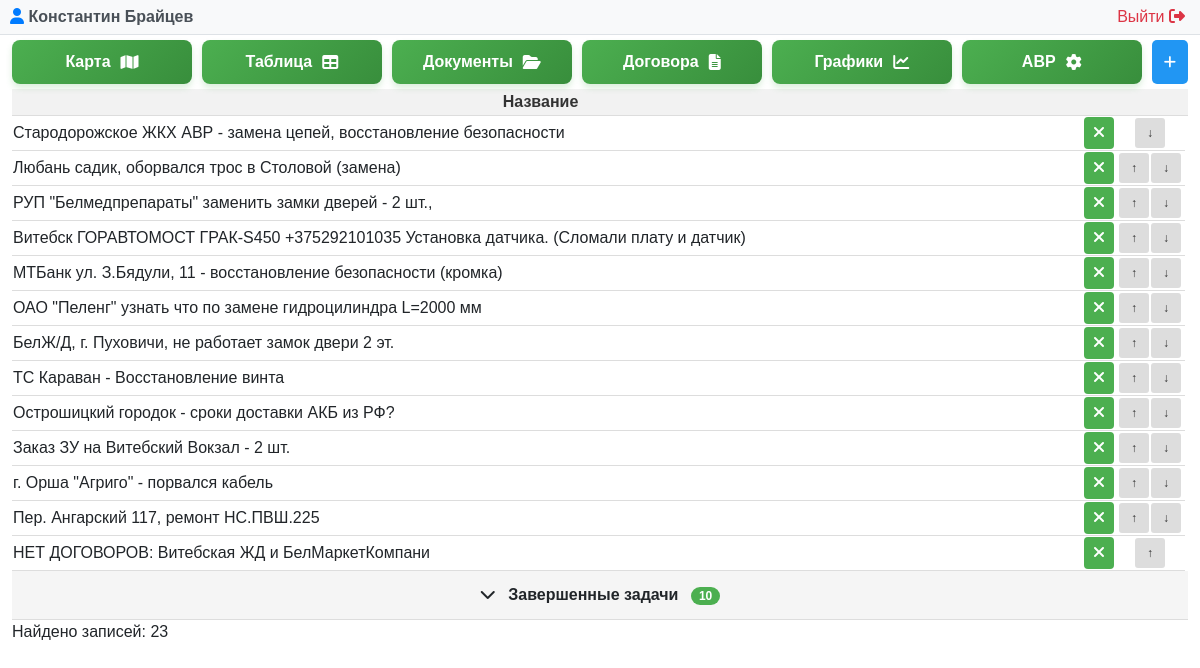
Page /problem.php (signed in) on the earlier database version.
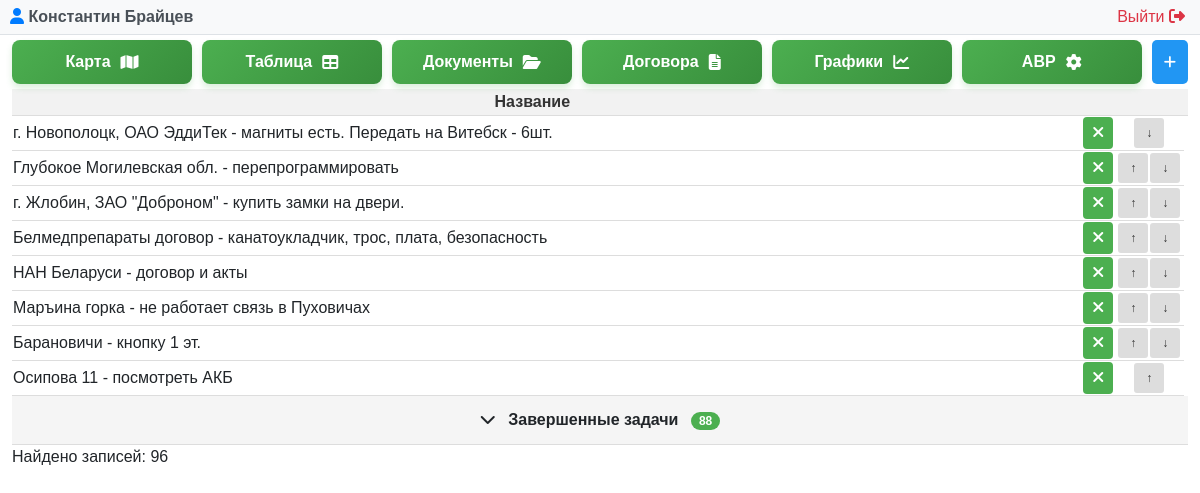
Same page on the later database version.
### tables this page shows
CREATE TABLE "LIFTEH_problem" ("id" integer NOT NULL PRIMARY KEY AUTOINCREMENT, "name" varchar(255) NOT NULL, "created_date" DATETIME DEFAULT CURRENT_TIMESTAMP, "is_completed" bool NOT NULL, "user_id" integer NOT NULL REFERENCES "auth_user" ("id") DEFERRABLE INITIALLY DEFERRED, priority INTEGER, "object_id");

### problem.php (called while the page is built, shortened)
<?php
require __DIR__ . '/modules/problem/problem.php';

### modules/problem/problem.php (the view, shortened to what the changed rows need)
<?php
try {
    $db = new PDO('sqlite:' . DB_PATH);
    $db->setAttribute(PDO::ATTR_ERRMODE, PDO::ERRMODE_EXCEPTION);
} catch(PDOException $e) {
    die("Ошибка подключения к БД: " . $e->getMessage());
}
$db->exec("CREATE TABLE IF NOT EXISTS LIFTEH_problem (
    id INTEGER PRIMARY KEY AUTOINCREMENT,
    name TEXT NOT NULL,
    created_date DATETIME DEFAULT CURRENT_TIMESTAMP,
    is_completed INTEGER DEFAULT 0,
    user_id INTEGER,
    priority INTEGER DEFAULT 0,
    object_id INTEGER
)");
$stmt = $db->query("SELECT * FROM LIFTEH_problem WHERE is_completed != 2 ORDER BY is_completed, priority ASC");
$problems = $stmt->fetchAll(PDO::FETCH_ASSOC);
?>
<!DOCTYPE html>
<html lang="ru">
<?php $pageTitle = 'Управление проблемами'; include __DIR__ . '/../../includes/header.php'; ?>
<body>
    <div class="container-fluid">
        <div class="controls">
            <div class="button-group">
            </div>
        </div>
        <table id="problemTable">
            <thead>
                <tr>
                    <th>Название</th>
                    <th></th>
                    <th></th>
                    <th></th>
                </tr>
            </thead>
            <tbody>
                <?php
                $activeProblems = [];
                $completedProblems = [];
                foreach ($problems as $problem) {
                    if ($problem['is_completed'] == 1) {
                        $completedProblems[] = $problem;
                    } else {
                        $activeProblems[] = $problem;
                    }
                }
                ?>
                <?php foreach ($activeProblems as $problem): ?>
                <tr class="problem-row active-row" data-status="active" data-id="<?= $problem['id'] ?>">
                    <td class="<?php if ($problem['is_completed'] == 2) echo 'deleted'; ?>"
                        id="row-<?= $problem['id'] ?>"
                        onclick="openEditModal(<?= $problem['id'] ?>)"
                        style="text-align: left;">
                        <?= htmlspecialchars($problem['name']) ?>
                    </td>
                    <td style="text-align: right;">
                        <form method="POST" style="display: inline;" onsubmit="return toggleComplete(event, this)">
                            <button type="submit" class="status-badge <?= $problem['is_completed'] ? 'status-completed' : 'status-active' ?>" style="width: 30px;">
                                <?= $problem['is_completed'] ? '<i class="fas fa-check"></i>' : '<i class="fas fa-times"></i>' ?>
                            </button>
                        </form>
                    </td>
                    <td style="width: 70px;">
                        <div class="priority-buttons">
                            <?php
                            $minMax = $db->query("SELECT MIN(priority) as min_priority, MAX(priority) as max_priority
                                                    FROM LIFTEH_problem
                                                    WHERE is_completed = 0")->fetch(PDO::FETCH_ASSOC);
                            $minPriority = $minMax['min_priority'];
                            $maxPriority = $minMax['max_priority'];
                            ?>
                            <?php if ($problem['is_completed'] == 0): ?>
                                <?php if ($problem['priority'] > $minPriority): ?>
                                    <form method="POST" style="display: inline;" onsubmit="return movePriority(event, this)">
                                        <button type="submit" class="priority-btn" title="Повысить приоритет">↑</button>
                                    </form>
                                <?php endif; ?>
                                <?php if ($problem['priority'] < $maxPriority): ?>
                                    <form method="POST" style="display: inline;" onsubmit="return movePriority(event, this)">
                                        <button type="submit" class="priority-btn" title="Понизить приоритет">↓</button>
                                    </form>
                                <?php endif; ?>
                            <?php else: ?>
                                <span class="priority-disabled"></span>
                            <?php endif; ?>
                        </div>
                    </td>
                </tr>
                <?php endforeach; ?>
                <?php if (count($completedProblems) > 0): ?>
                <tr class="accordion-row" id="accordionRow">
                    <td colspan="4" style="background-color: #f5f5f5; cursor: pointer; padding: 12px; text-align: center; font-weight: bold;" onclick="toggleCompletedTasks()">
                        <span id="accordionIcon">
                            <i class="fas fa-chevron-down"></i>
                        </span>
                        Завершенные задачи
                        <span style="background-color: #4CAF50; color: white; padding: 2px 8px; border-radius: 12px; font-size: 12px; margin-left: 8px;">
                            <?= count($completedProblems) ?>
                        </span>
                    </td>
                </tr>
                <?php endif; ?>
            </tbody>
        </table>
        <div class="count">Найдено записей: <?= count($problems); ?></div>
    </div>
</body>
</html>

Differences in the rows shown:
no longer on this page (row edited): lifteh_problem: name "Стародорожское ЖКХ АВР - замена цепей, восстановление безопасности", is_completed False (drawn)
no longer on this page (row edited): lifteh_problem: name "Любань садик, оборвался трос в Столовой (замена)", is_completed False (drawn)
no longer on this page (row edited): lifteh_problem: name "РУП \"Белмедпрепараты\" заменить замки дверей - 2 шт.,", is_completed False (drawn)
no longer on this page (row edited): lifteh_problem: name "Витебск ГОРАВТОМОСТ ГРАК-S450 +375292101035 Установка датчика. (Сломали плату и датчик)", is_completed False (drawn)
no longer on this page (row edited): lifteh_problem: name "МТБанк ул. З.Бядули, 11 - восстановление безопасности (кромка)", is_completed False (drawn)
no longer on this page (row edited): lifteh_problem: name "ОАО \"Пеленг\" узнать что по замене гидроцилиндра L=2000 мм", is_completed False (drawn)
no longer on this page (row edited): lifteh_problem: name "БелЖ/Д, г. Пуховичи, не работает замок двери 2 эт.", is_completed False (drawn)
no longer on this page (row edited): lifteh_problem: name "ТС Караван - Восстановление винта", is_completed False (drawn)
no longer on this page (row edited): lifteh_problem: name "Острошицкий городок - сроки доставки АКБ из РФ?", is_completed False (drawn)
no longer on this page (row edited): lifteh_problem: name "Заказ ЗУ на Витебский Вокзал - 2 шт.", is_completed False (drawn)
no longer on this page (row edited): lifteh_problem: name "г. Орша \"Агриго\" - порвался кабель", is_completed False (drawn)
no longer on this page (row edited): lifteh_problem: name "Пер. Ангарский 117, ремонт НС.ПВШ.225", is_completed False (drawn)
no longer on this page (row edited): lifteh_problem: name "НЕТ ДОГОВОРОВ: Витебская ЖД и БелМаркетКомпани", is_completed False (drawn)
added lifteh_problem: name "г. Новополоцк, ОАО ЭддиТек - магниты есть. Передать на Витебск - 6шт.", is_completed False (drawn)
added lifteh_problem: name "Глубокое Могилевская обл. - перепрограммировать", is_completed False (drawn)
added lifteh_problem: name "г. Жлобин, ЗАО \"Доброном\" - купить замки на двери.", is_completed False (drawn)
added lifteh_problem: name "Белмедпрепараты договор - канатоукладчик, трос, плата, безопасность", is_completed False (drawn)
added lifteh_problem: name "НАН Беларуси - договор и акты", is_completed False (drawn)
added lifteh_problem: name "Маръина горка - не работает связь в Пуховичах", is_completed False (drawn)
added lifteh_problem: name "Барановичи - кнопку 1 эт.", is_completed False (drawn)
added lifteh_problem: name "Осипова 11 - посмотреть АКБ", is_completed False (drawn)
Other differences:
count($completedProblems): "10" → "88"
count($problems): "23" → "96"
